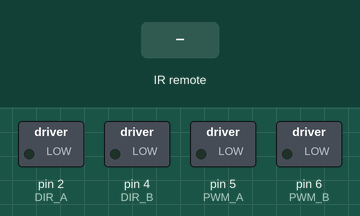
Recording of a sketch running on a simulated Arduino Uno, built with avr-gcc and run on an emulated ATmega328P. Parts: switched loads named in the sketch (green lamp = pin HIGH). The test bench sets the inputs (shaded band). What the sketch prints to the serial monitor is not drawn.

Above: at 1.3 s.
1.4 s: infrared code 0xFF629D received
At 2.0 s:
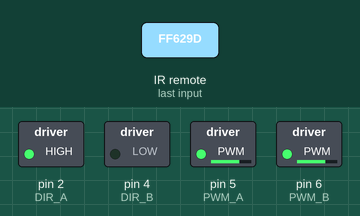
2.9 s: infrared code 0xFFA857 received
At 4.1 s:
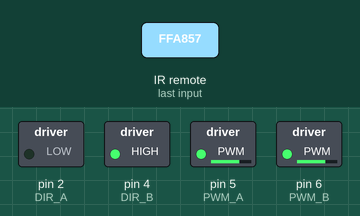
4.4 s: infrared code 0xFF22DD received
At 5.5 s:
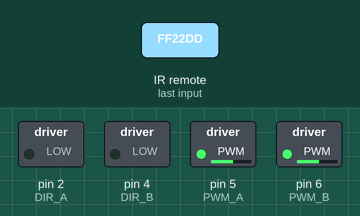
5.9 s: infrared code 0xFFC23D received
At 6.7 s:
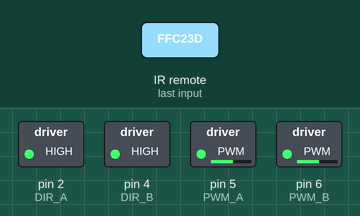
7.4 s: infrared code 0xFF02FD received
At 7.9 s:
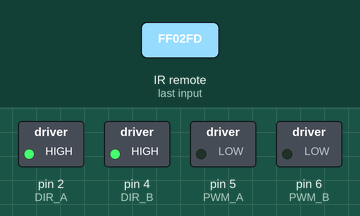
Timing chart, 0 to 9.9 s (numbered marks = the images above; inputs shaded):
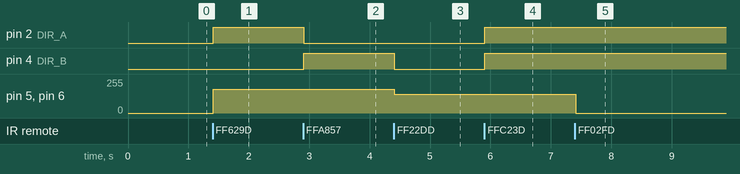

The sketch:

8b89acab-0dce-4dbf-8c2b-5e913f642ba4.ino
```cpp
/*
 * Robot Seguidor de Líneas con Control IR - VERSIÓN SIMPLIFICADA
 * Arduino Uno
 *
 * IMPORTANTE: Los sensores IR dan LOW cuando ven BLANCO, HIGH cuando ven NEGRO
 */

#include <IRremote.h>
//recuerda descargar el driver necesario wink wink

// ===== PINES DE MOTORES =====
#define DIR_A 2    // Motor Izquierdo - Dirección
#define PWM_A 5    // Motor Izquierdo - Velocidad
#define DIR_B 4    // Motor Derecho - Dirección
#define PWM_B 6    // Motor Derecho - Velocidad

// ===== PINES DE SENSORES =====
#define SENSOR_IZQ 7     // Sensor Izquierdo
#define SENSOR_CEN 12    // Sensor Central
#define SENSOR_DER 9     // Sensor Derecho

// ===== PIN IR =====
#define RECV_PIN 3

// ===== CÓDIGOS IR =====
#define CODE_FORWARD     0xFF629D
#define CODE_BACKWARD    0xFFA857
#define CODE_LEFT        0xFF22DD
#define CODE_RIGHT       0xFFC23D
#define CODE_STOP        0xFF02FD
#define CODE_LINE_FOLLOW 0xFF52AD

// ===== VELOCIDADES =====
#define VEL_NORMAL 180
#define VEL_GIRO   140

// ===== VARIABLES GLOBALES =====
IRrecv irrecv(RECV_PIN);
decode_results results;
bool modoSeguidor = false;
unsigned long ultimoReporte = 0;

void setup() {
  Serial.begin(9600);

  // Configurar motores
  pinMode(DIR_A, OUTPUT);
  pinMode(PWM_A, OUTPUT);
  pinMode(DIR_B, OUTPUT);
  pinMode(PWM_B, OUTPUT);

  // Configurar sensores
  pinMode(SENSOR_IZQ, INPUT);
  pinMode(SENSOR_CEN, INPUT);
  pinMode(SENSOR_DER, INPUT);

  // Iniciar IR
  irrecv.enableIRIn();

  detener();

  Serial.println(F("========================================"));
  Serial.println(F("  ROBOT SEGUIDOR DE LINEAS v2.0"));
  Serial.println(F("========================================"));
  Serial.println(F("Sistema listo"));
  Serial.println(F("Esperando comandos..."));
  Serial.println(F("----------------------------------------"));
}

void loop() {
  // Leer comando IR
  if (irrecv.decode(&results)) {
    procesarIR(results.value);
    irrecv.resume();
  }

  // Si está en modo seguidor, ejecutar
  if (modoSeguidor) {
    seguirLinea();
  }

  delay(10);
}

void procesarIR(unsigned long codigo) {
  Serial.print(F("[IR] Código: 0x"));
  Serial.print(codigo, HEX);
  Serial.print(F(" → "));

  switch (codigo) {
    case CODE_FORWARD:
      Serial.println(F("ADELANTE"));
      modoSeguidor = false;
      adelante(VEL_NORMAL);
      break;

    case CODE_BACKWARD:
      Serial.println(F("ATRÁS"));
      modoSeguidor = false;
      atras(VEL_NORMAL);
      break;

    case CODE_LEFT:
      Serial.println(F("IZQUIERDA"));
      modoSeguidor = false;
      izquierda(VEL_GIRO);
      break;

    case CODE_RIGHT:
      Serial.println(F("DERECHA"));
      modoSeguidor = false;
      derecha(VEL_GIRO);
      break;

    case CODE_STOP:
      Serial.println(F("DETENER"));
      modoSeguidor = false;
      detener();
      break;

    case CODE_LINE_FOLLOW:
      modoSeguidor = !modoSeguidor;
      if (modoSeguidor) {
        Serial.println(F("✓ MODO SEGUIDOR ACTIVADO"));
      } else {
        Serial.println(F("✗ MODO SEGUIDOR DESACTIVADO"));
        detener();
      }
      break;

    case 0xFFFFFFFF:
      // Señal repetida, ignorar
      break;

    default:
      Serial.println(F("Desconocido"));
      break;
  }
}

void seguirLinea() {
  // Leer sensores (recordar: LOW = blanco, HIGH = negro)
  int izq = digitalRead(SENSOR_IZQ);
  int cen = digitalRead(SENSOR_CEN);
  int der = digitalRead(SENSOR_DER);

  // Mostrar estado cada 300ms
  if (millis() - ultimoReporte > 300) {
    Serial.println(F(""));
    Serial.print(F("[SENSORES] "));
    Serial.print(izq == HIGH ? "⚫" : "⚪");
    Serial.print(F(" "));
    Serial.print(cen == HIGH ? "⚫" : "⚪");
    Serial.print(F(" "));
    Serial.println(der == HIGH ? "⚫" : "⚪");
    ultimoReporte = millis();
  }

  // LÓGICA SIMPLE: Seguir la línea NEGRA (HIGH)

  // Solo el centro ve negro → ADELANTE
  if (izq == LOW && cen == HIGH && der == LOW) {
    if (millis() - ultimoReporte > 300) {
      Serial.println(F("[ACCIÓN] ⬆️ ADELANTE"));
    }
    adelante(VEL_NORMAL);
  }

  // Centro e izquierda ven negro → GIRAR IZQUIERDA
  else if (izq == HIGH && cen == HIGH && der == LOW) {
    if (millis() - ultimoReporte > 300) {
      Serial.println(F("[ACCIÓN] ⬅️ IZQUIERDA"));
    }
    izquierda(VEL_GIRO);
  }

  // Solo izquierda ve negro → GIRAR IZQUIERDA FUERTE
  else if (izq == HIGH && cen == LOW && der == LOW) {
    if (millis() - ultimoReporte > 300) {
      Serial.println(F("[ACCIÓN] ⬅️⬅️ IZQUIERDA FUERTE"));
    }
    izquierda(VEL_GIRO);
  }

  // Centro y derecha ven negro → GIRAR DERECHA
  else if (izq == LOW && cen == HIGH && der == HIGH) {
    if (millis() - ultimoReporte > 300) {
      Serial.println(F("[ACCIÓN] ➡️ DERECHA"));
    }
    derecha(VEL_GIRO);
  }

  // Solo derecha ve negro → GIRAR DERECHA FUERTE
  else if (izq == LOW && cen == LOW && der == HIGH) {
    if (millis() - ultimoReporte > 300) {
      Serial.println(F("[ACCIÓN] ➡️➡️ DERECHA FUERTE"));
    }
    derecha(VEL_GIRO);
  }

  // Todos ven negro → CRUCE, seguir adelante
  else if (izq == HIGH && cen == HIGH && der == HIGH) {
    if (millis() - ultimoReporte > 300) {
      Serial.println(F("[ACCIÓN] ⬆️ CRUCE - Adelante"));
    }
    adelante(VEL_NORMAL);
  }

  // Todos ven blanco → LÍNEA PERDIDA, detener
  else if (izq == LOW && cen == LOW && der == LOW) {
    if (millis() - ultimoReporte > 300) {
      Serial.println(F("[ACCIÓN] ❌ LÍNEA PERDIDA"));
    }
    detener();
  }

  // Cualquier otra combinación → continuar último movimiento
  else {
    if (millis() - ultimoReporte > 300) {
      Serial.println(F("[ACCIÓN] ? Patrón extraño"));
    }
  }
}

// ===== FUNCIONES DE MOVIMIENTO =====

void adelante(int vel) {
  digitalWrite(DIR_A, HIGH);
  analogWrite(PWM_A, vel);
  digitalWrite(DIR_B, LOW);   // Invertido para motor derecho
  analogWrite(PWM_B, vel);
}

void atras(int vel) {
  digitalWrite(DIR_A, LOW);
  analogWrite(PWM_A, vel);
  digitalWrite(DIR_B, HIGH);  // Invertido para motor derecho
  analogWrite(PWM_B, vel);
}

void izquierda(int vel) {
  // Motor izquierdo atrás, motor derecho adelante
  digitalWrite(DIR_A, LOW);
  analogWrite(PWM_A, vel);
  digitalWrite(DIR_B, LOW);   // Invertido para motor derecho
  analogWrite(PWM_B, vel);
}

void derecha(int vel) {
  // Motor izquierdo adelante, motor derecho atrás
  digitalWrite(DIR_A, HIGH);
  analogWrite(PWM_A, vel);
  digitalWrite(DIR_B, HIGH);  // Invertido para motor derecho
  analogWrite(PWM_B, vel);
}

void detener() {
  analogWrite(PWM_A, 0);
  analogWrite(PWM_B, 0);
}
```

Measured:
- after the input at 1.4 s, pin 2 (DIR_A): LOW → HIGH at once; pin 5 (PWM_A), pin 6 (PWM_B): 0/255 → 180/255 at once
- after the input at 2.9 s, pin 2 (DIR_A): HIGH → LOW at once; pin 4 (DIR_B): LOW → HIGH at once
- after the input at 4.4 s, pin 4 (DIR_B): HIGH → LOW at once; pin 5 (PWM_A), pin 6 (PWM_B): 180/255 → 140/255 at once
- after the input at 5.9 s, pin 2 (DIR_A), pin 4 (DIR_B): LOW → HIGH at once
- after the input at 7.4 s, pin 5 (PWM_A), pin 6 (PWM_B): 140/255 → 0/255 at once
